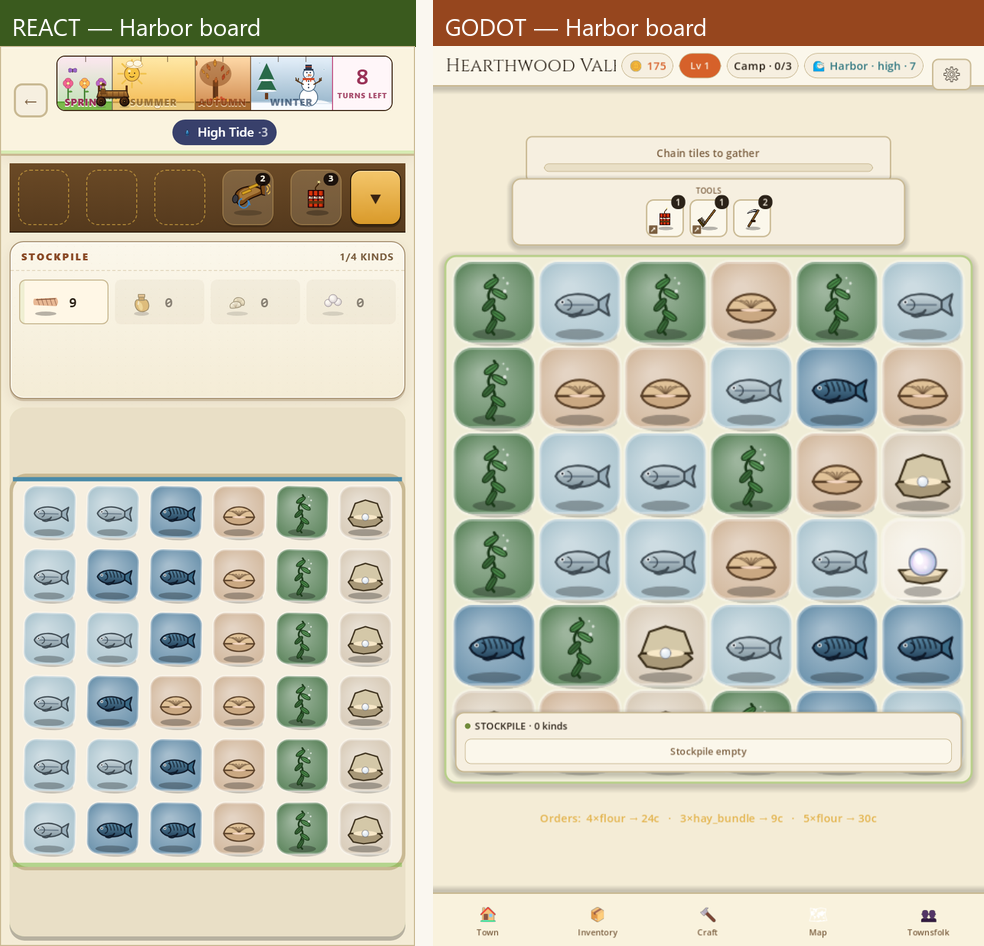
#> input picture godot-parity-review/img/board-harbor.png, 984 x 946 px
$ python preview_frames.py ../../../../godot-parity-review/img/board-harbor.png
#> lines starting #> are read from the running program, lines starting #| are printed output that depends on the picture
#!/usr/bin/env python3
"""Upscale a pixel-art still, or montage every frame of a GIF, for visual review.

You cannot judge tiny pixel art — or whether motion is organic vs a slide — from the raw
file. This upscales nearest-neighbor (pixels stay crisp) so you can actually SEE it:

  python preview_frames.py sprite.gif              # frame-grid montage  -> review the MOTION
  python preview_frames.py sprite.png --scale 10   # upscale a still     -> review the ART
  python preview_frames.py sprite.gif --cols 8 --scale 4 --out montage.png

The montage lays every frame in a grid: scanning the row shows whether the shape RE-FORMS
(alive) or just slid (mechanical), whether the tip lags, and whether neighbors are out of
phase. Always montage-review before calling an animation done.

It prints the output PNG path — open it, or `Read` it if you're an agent.
Pillow only:  pip install Pillow
"""
import argparse, math, os, tempfile
from PIL import Image, ImageSequence


def _hex(h):
    h = h.lstrip("#")
    return (int(h[0:2], 16), int(h[2:4], 16), int(h[4:6], 16))


def _compose(fr, scale, bg):
    """Flatten one RGBA frame onto a solid bg (so transparency reads), then upscale."""
    base = Image.new("RGB", fr.size, bg)
    base.paste(fr, (0, 0), fr)
    return base.resize((fr.width * scale, fr.height * scale), Image.NEAREST)


def main():
    ap = argparse.ArgumentParser(description="Upscale / montage pixel-art for review.")
    ap.add_argument("input", help="path to a .gif (montage) or .png/.gif still (upscale)")
    ap.add_argument("--scale", type=int, default=0,
                    help="upscale factor (default 4 for a gif montage, 8 for a still)")
    ap.add_argument("--cols", type=int, default=8, help="columns in the montage grid")
    ap.add_argument("--bg", default="#5f5f64", help="bg color behind transparency (#rrggbb)")
    ap.add_argument("--out", default="", help="output PNG path (default: temp dir)")
    a = ap.parse_args()

    im = Image.open(a.input)
#> im is the input picture: PIL image 984x946 RGB; mean R, G, B 204.5, 201.5, 183.2
    frames = [f.convert("RGBA") for f in ImageSequence.Iterator(im)]
#> frames = 1 item
    n = len(frames)
#> n = 1
    bg = _hex(a.bg)

    if n <= 1:
        out = _compose(frames[0], a.scale or 8, bg)
#> in _compose, `base = Image.new("RGB", fr.size, bg)`:
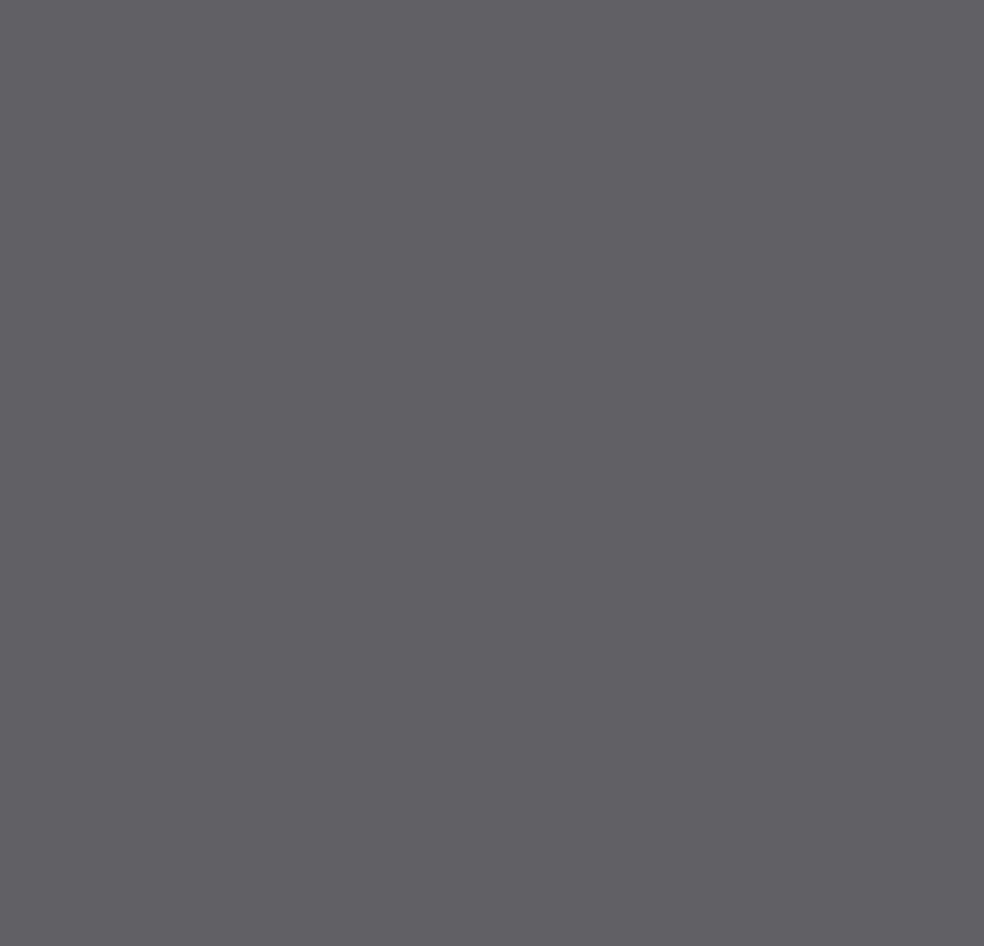
#> base: PIL image 984x946 RGB; mean R, G, B 95, 95, 100
    else:
        scale = a.scale or 4
        cw, ch = frames[0].width * scale, frames[0].height * scale
        cols = min(a.cols, n)
        rows = math.ceil(n / cols)
        out = Image.new("RGB", (cw * cols, ch * rows), bg)
        for i, fr in enumerate(frames):
            out.paste(_compose(fr, scale, bg), ((i % cols) * cw, (i // cols) * ch))

    path = a.out or os.path.join(
        tempfile.gettempdir(),
        os.path.splitext(os.path.basename(a.input))[0] + ".review.png")
    out.save(path)
    print(f"{n} frame(s) -> {path}  ({out.width}x{out.height})")
#> (printed output is left out)


if __name__ == "__main__":
    main()
